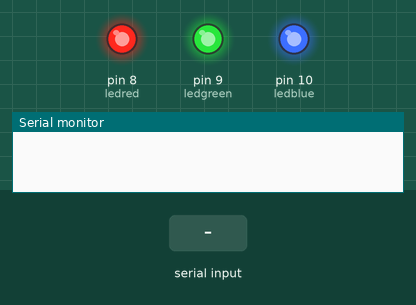
Recording of a sketch running on a simulated Arduino Uno, built with avr-gcc and run on an emulated ATmega328P. Shown: output pins drawn as LEDs (lit = HIGH), the last lines printed to the serial monitor. The inputs (shaded band) are chosen by the test bench.

Above: at 1.5 s.
1.6 s: "red" received over Serial
At 2.8 s:
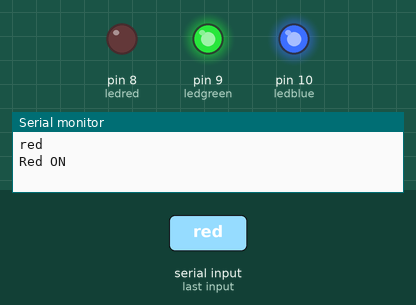
3.5 s: "green" received over Serial
At 4.3 s:
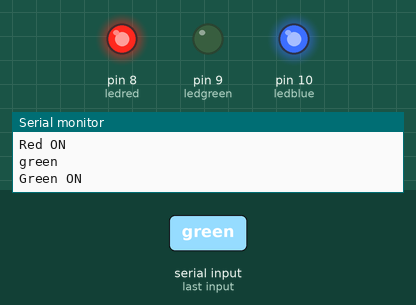
5.5 s: "blue" received over Serial
At 7.0 s:
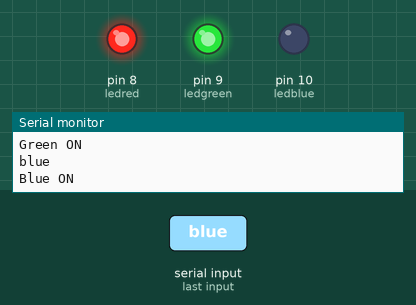
Timing chart, 0 to 8.5 s (numbered marks = the images above; inputs shaded):
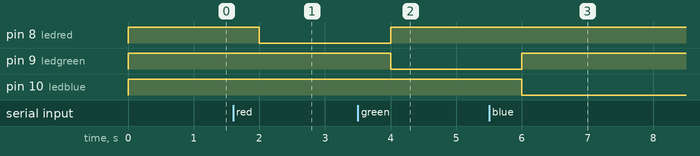

Measured:
- after the input at 1.6 s, pin 8 (ledred): HIGH → LOW after 0.40 s
- after the input at 3.5 s, pin 8 (ledred): LOW → HIGH after 0.50 s; pin 9 (ledgreen): HIGH → LOW after 0.50 s
- after the input at 5.5 s, pin 9 (ledgreen): LOW → HIGH after 0.50 s; pin 10 (ledblue): HIGH → LOW after 0.50 s

The sketch:

ArduinoBluetooth_GreatScott_.ino
```cpp
int ledred=8;
int ledgreen=9;
int ledblue=10;
int tx=1;
int rx=0;
char inSerial[15];


void setup(){
  Serial.begin(9600);
  pinMode(ledred, OUTPUT);
  pinMode(ledgreen, OUTPUT);
  pinMode(ledblue, OUTPUT);
  pinMode(tx, OUTPUT);
  pinMode(rx, INPUT);
  allpinslow();
}

void loop(){
    int i=0;
    int m=0;
    delay(500);
    if (Serial.available() > 0) {
       while (Serial.available() > 0) {
         inSerial[i]=Serial.read();
         i++;
       }
       inSerial[i]='\0';
      Check_Protocol(inSerial);
     }}

void allpinslow()
{
digitalWrite(ledred, HIGH);
digitalWrite(ledgreen, HIGH);
digitalWrite(ledblue, HIGH);
}

void Check_Protocol(char inStr[]){
  int i=0;
  int m=0;
  Serial.println(inStr);

  if(!strcmp(inStr,"red")){      //Ledred ON
    allpinslow();
    digitalWrite(ledred, LOW);
    Serial.println("Red ON");
    for(m=0;m<11;m++){
      inStr[m]=0;}
       i=0;}

  if(!strcmp(inStr,"green")){      //Ledgreen ON
    allpinslow();
    digitalWrite(ledgreen, LOW);
    Serial.println("Green ON");
    for(m=0;m<11;m++){
      inStr[m]=0;}
       i=0;}

   if(!strcmp(inStr,"blue")){      //Ledblue ON
    allpinslow();
    digitalWrite(ledblue, LOW);
    Serial.println("Blue ON");
    for(m=0;m<11;m++){
      inStr[m]=0;}
       i=0;}

    else{
    for(m=0;m<11;m++){
      inStr[m]=0;
    }
    i=0;

}}
```
